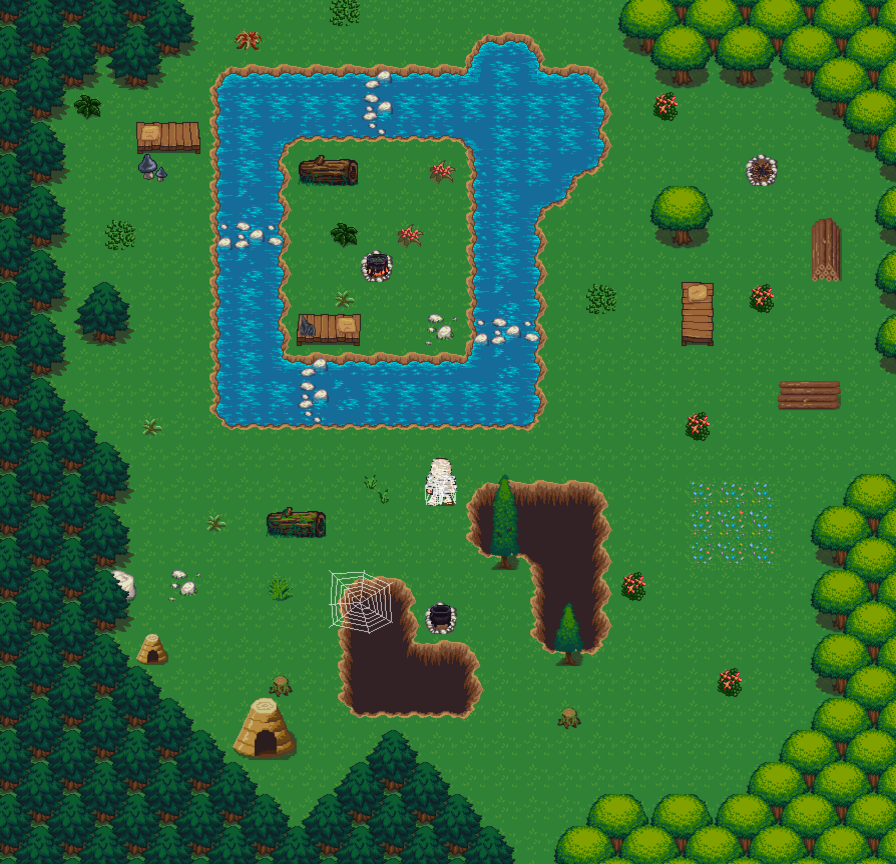

A level layout from a 2D game, rendered from its tile map. Below: a short description, then the map file with tile-grid data replaced by summaries:
An orthogonal 28x27 tile map with 32x32 px tiles, 3 tile layers (Background, Objects, Water), 2 tilesets.

<map version="1.0" tiledversion="1.1.2" orientation="orthogonal" renderorder="right-down" width="28" height="27" tilewidth="32" tileheight="32" infinite="0" nextobjectid="1">
 <tileset firstgid="1" source="map2.tsx" />
 <tileset firstgid="757" source="mapiki.tsx" />
 <layer name="Background" width="28" height="27">
  <data>[756 cells, 349 non-empty, 349 distinct tile ids]</data>
 </layer>
 <layer name="Objects" width="28" height="27">
  <data>[756 cells, 316 non-empty, 316 distinct tile ids]</data>
 </layer>
 <layer name="Water" width="28" height="27">
  <data>[756 cells, 91 non-empty, 91 distinct tile ids]</data>
 </layer>
</map>
